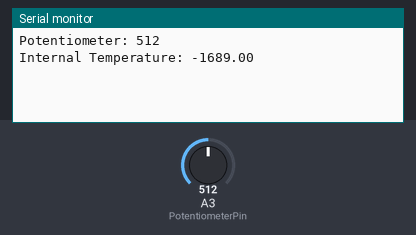
A program run on a simulated Arduino Uno, built with avr-gcc and run on an emulated ATmega328P. Parts: the last lines printed to the serial monitor. The test bench sets the inputs (shaded band); at power-on: A3 (PotentiometerPin) = 512.

Above: at 1.2 s.
1.3 s: A3 (PotentiometerPin) set to 716
At 2.7 s:
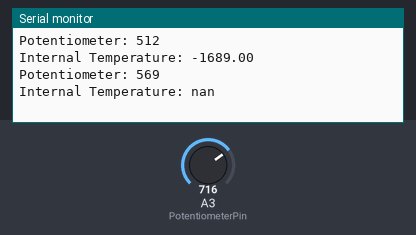
3.3 s: A3 (PotentiometerPin) set to 900
At 6.2 s:
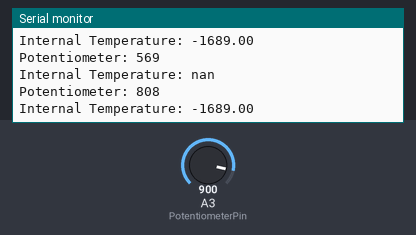
Timing chart, 0 to 7.7 s (numbered marks = the images above; inputs shaded):
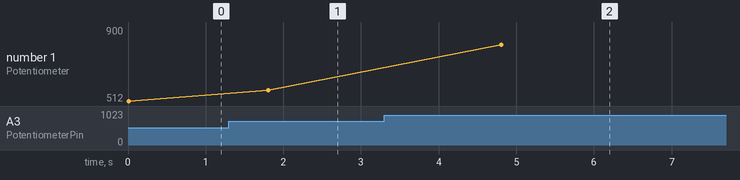

The program:

main.cpp
```cpp
#include <Arduino.h>
#include <avr/boot.h>

// consts
constexpr int Comp2AValue = 156; // 20000 gives us 10 ms between each interrupt (with prescaler 8)
constexpr int Comp1AValue = 15525; // 1s with prescaler 1024
constexpr int Comp1BValue = 46875; // 3s with prescaler 1024
constexpr int PotentiometerPin = 3;

// prototypes
float readInternalTemp();
void enableTemperatureRead();

// global vars (the arrays have a bit of extra space justt in case.)
long totalPotentiometerReadings = 0;
int potentiometerReadingCount = 0;
float totalInternalTemperature = 0;
int internalTemperatureCount = 0;

// actual stuff
ISR(TIMER2_COMPA_vect) {
    OCR2A += Comp2AValue;
    totalPotentiometerReadings += analogRead(PotentiometerPin);
    potentiometerReadingCount++;
}

ISR(TIMER1_COMPA_vect) {
    OCR1A += Comp1AValue;
    totalInternalTemperature += readInternalTemp();
    internalTemperatureCount++;
}

ISR(TIMER1_COMPB_vect) {
    OCR1B += Comp1BValue;
    Serial.print("Potentiometer: ");
    Serial.println(totalPotentiometerReadings / potentiometerReadingCount);
    Serial.print("Internal Temperature: ");
    Serial.println(totalInternalTemperature / internalTemperatureCount);

    totalPotentiometerReadings = potentiometerReadingCount = internalTemperatureCount = totalInternalTemperature = 0;
}

void setup() {
    Serial.begin(9600);

    // reset timer registers
    TCCR1A = 0;
    TCCR1B = 0;
    TCCR2A = 0;
    TCCR2B = 0;

    // for timer 2
    TCCR2B |= (1 << CS12) | (1 << CS11) | (1 << CS10); // prescaler = 1024 (Set CS10, CS11, CS12 to 1)
    OCR2A = Comp2AValue; // compare value
    TIMSK2 |= (1 << OCIE2A); // enable compare A interrupt

    // for timer 1
    TCCR1B |= (1 << CS12) | (1 << CS10);
    OCR1A = Comp1AValue;
    OCR1B = Comp1BValue;
    TIMSK1 |= (1 << OCIE1A);
    TIMSK1 |= (1 << OCIE1B);
}

void loop() {
    // bruh
}

float readInternalTemp() {
    ADMUX = _BV(REFS1) | _BV(REFS0) | _BV(MUX3);

    // Allow ADC reference to settle after changing multiplexer (increased to 1ms)
    delayMicroseconds(10000);

    // Ensure ADC is not busy (rare, but good practice)
    while (ADCSRA & _BV(ADSC));

    // Start conversion and wait for it to complete
    ADCSRA |= _BV(ADSC);
    while (ADCSRA & _BV(ADSC));

    int adcValue = ADC;

    // Get calibration values from signature bytes (datasheet 26.8.10)
    uint8_t ts_offset = boot_signature_byte_get(0x0002);
    uint8_t ts_gain = boot_signature_byte_get(0x0003);

    // Datasheet formula approximation (note: this is a simplified linear fit; accuracy may vary by chip)
    int32_t temp = adcValue;
    temp -= (273 + 100 - ts_offset);
    temp *= 128;
    temp /= ts_gain;
    temp -= 25;

    return (float)temp;
}
```

Measured:
- after the input at 1.3 s, the serial monitor: prints a new line after 0.51 s (image 1)
- after the input at 3.3 s, the serial monitor: prints a new line after 1.5 s (image 2)
- plotted number 1: 512 → 569 after the input at 1.3 s, 569 → 900 after the input at 3.3 s
